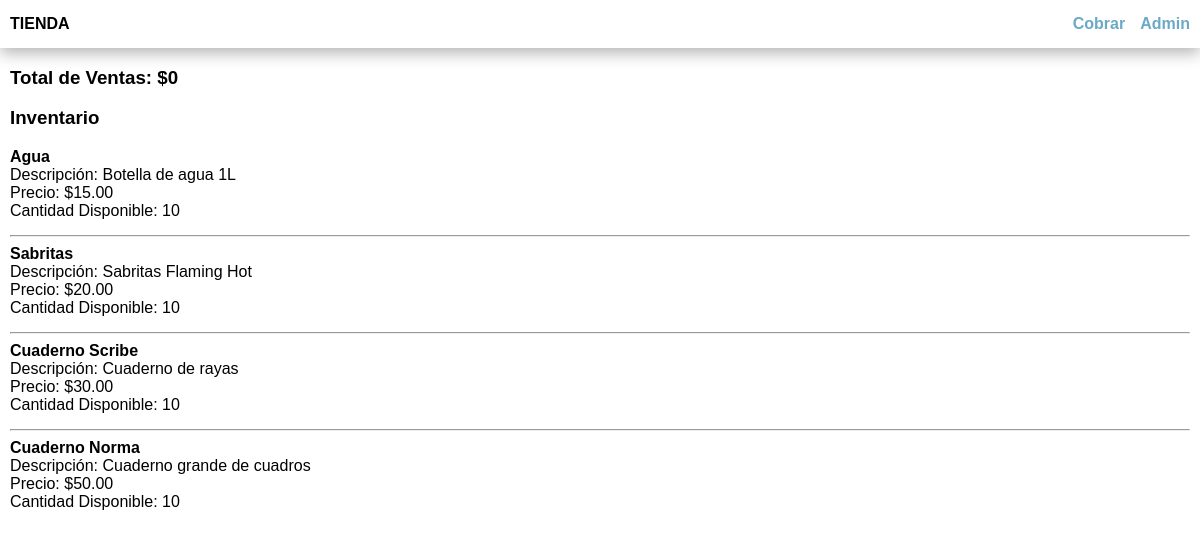
/, run on an earlier commit of the app's database.
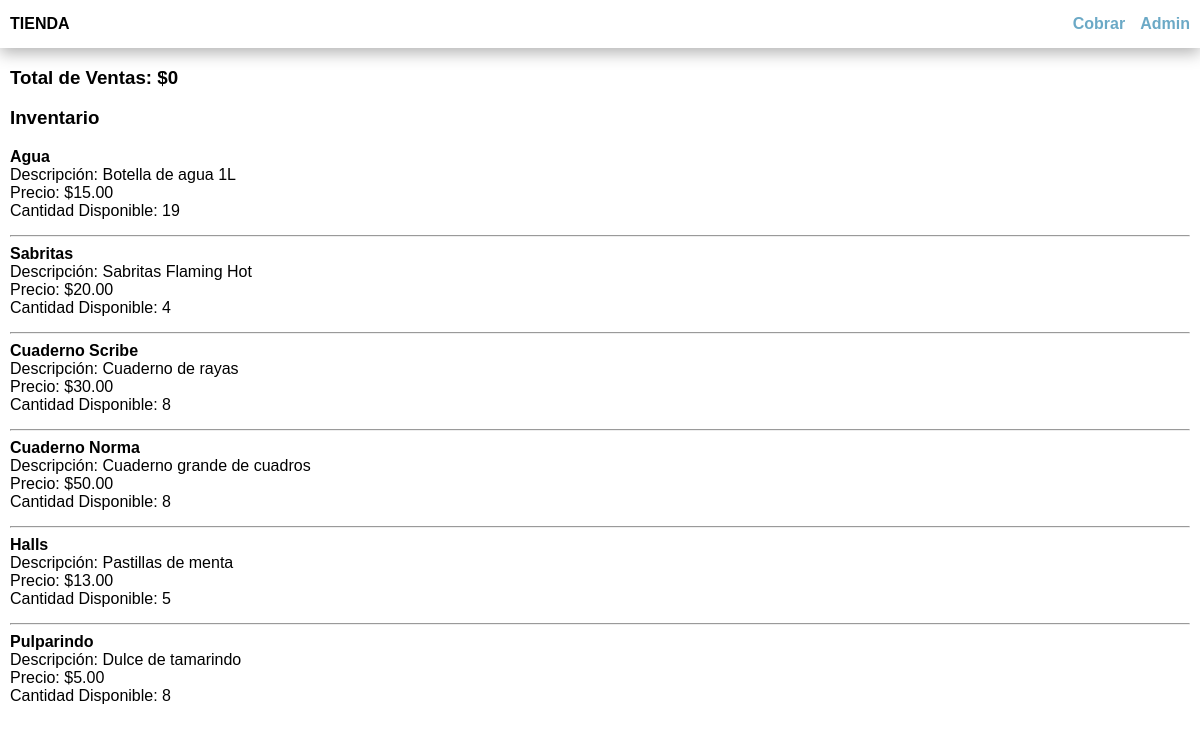
And on a later commit of the database.
### productos/models.py (models this page shows, shortened)
class Producto(models.Model):
    nombre = models.CharField(max_length=100)
    descripcion = models.TextField(blank=True)
    precio = models.DecimalField(max_digits=10, decimal_places=2)
    cantidad_disponible = models.IntegerField(default=0)
    codigo_barras = models.CharField(max_length=50, primary_key=True)

### productos/views.py (the view)
# urls.py: path('', index, name = 'index'),
def index(request):
    productos = Producto.objects.all()
    total_ventas_historico = Venta.objects.aggregate(total=Sum('total'))['total'] or 0
    context = {
        'productos': productos,
        'total_ventas_historico': total_ventas_historico,
    }
    return render(
        request,
        'index.html',
        context,
    )

### templates/index.html
{% extends 'base.html' %}
{% block action %}
<li><a href="{% url 'ventas' %}">Cobrar</a></li>
{% endblock %}
{% block content %}
<h3>Total de Ventas: ${{ total_ventas_historico }}</h3>
<ul>
{% if productos %}
<h3>Inventario</h3>
{% for producto in productos %}
    <li>
        <strong>{{ producto.nombre }}</strong>
        <br>
        Descripción: {{ producto.descripcion }}
        <br>
        Precio: ${{ producto.precio }}
        <br>
        Cantidad Disponible: {{ producto.cantidad_disponible }}
    </li>
    {% if not forloop.last %}
    <hr>
    {% endif %}
{% endfor %}
{% endif %}
</ul>
{% endblock %}

What changed in the data, as far as the page shows it:
changed Producto "Agua": cantidad_disponible "10" → "19"
changed Producto "Sabritas": cantidad_disponible "10" → "4"
changed Producto "Cuaderno Scribe": cantidad_disponible "10" → "8"
changed Producto "Cuaderno Norma": cantidad_disponible "10" → "8"
added Producto: nombre "Halls", descripcion "Pastillas de menta", precio "13.00", cantidad_disponible "5"
added Producto: nombre "Pulparindo", descripcion "Dulce de tamarindo", precio "5.00", cantidad_disponible "8"
